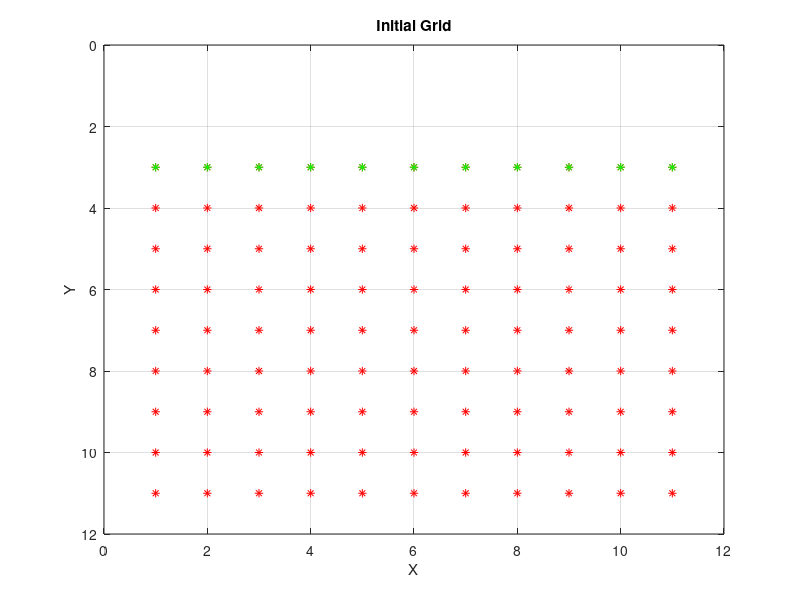
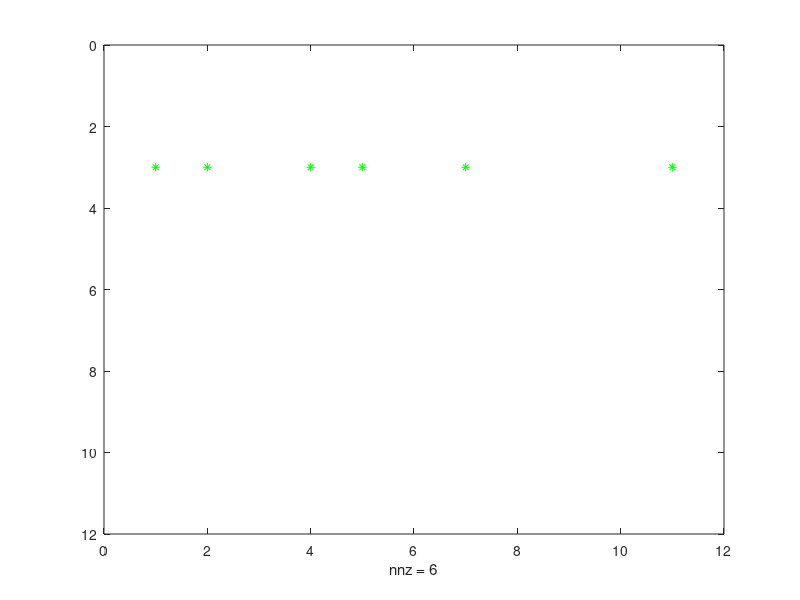

These charts were generated, in order, by the following MATLAB code:
clear
close all
[X,Y] = meshgrid(0:10, 0:10);


colors = ones(size(X));

colors(1:2, :) = 0;

colors2=zeros(size(X));

colors2(3,1:11)=1;

spy(colors,'r')
hold on
spy(colors2,'g')

xlabel('X'); % // Label the X and Y axes
ylabel('Y');
title('Initial Grid');
grid on

a=1
b=100
 
figure;
    for n=1:11
         X=a+(b-a).*rand(1,1);
             if X>50
             colors2(3,n)=1
             else colors2(3,n)=0
             end
    end
spy(colors2,'g')  
    
% N=5
% for n= 1:N
% for c=3:3
%     colors2(c,n)=
% 


% scatter(x,y,'k')
%     hold on
% end